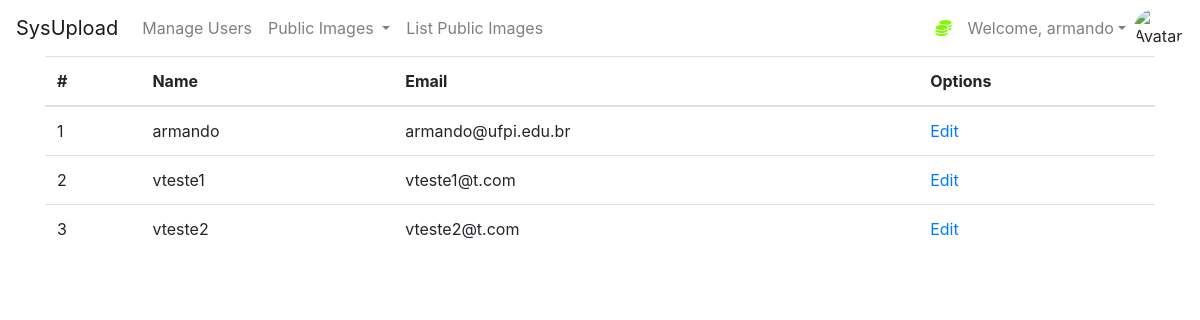
/myapp (signed in), run on the app's committed database.
### myapp/dao.py (models this page shows, shortened)
class User(db.Model, UserMixin):
    id = db.Column(db.Integer(), primary_key=True)
    username = db.Column(db.String(length=30), nullable=False, unique=True)
    email_address = db.Column(db.String(length=50), nullable=False, unique=True)
    password_hash = db.Column(db.String(length=60), nullable=False)
    my_files = db.relationship('File', secondary=user_files, backref='myfiles')
    @property
    def password(self):
        return self.password

### myapp/main.py (the view)
@app.route('/myapp')
@login_required
def myapp_page():
    usersCollection = Users()
    users = usersCollection.list_all_users()
    return render_template('user/myapp.html', users=users)

### myapp/dao.py (called while the page is built)
@login_manager.user_loader
def load_user(user_id):
    return User.query.get(int(user_id))

    def list_all_users(self):
        return User.query.all()

### myapp/templates/user/myapp.html (shortened to what this page needs)
{% extends 'base.html' %}
{% block content %}
<div class="container">
  <div class="table-responsive">
    <table class="table table-hover">
      <thead>
        <tr>
          <th>#</th>
          <th>Name</th>
          <th>Email</th>
          <th>Options</th>
        </tr>
      </thead>
      <tbody>
        {% for user in users %}
        <tr>
          <td>{{ loop.index }}</td>
          <td>{{ user.username }}</td>
          <td>{{ user.email_address}} </td>
          <td><a href="{{ url_for('edit_user', id=user.id) }}">Edit</a></td>
        </tr>
        {% endfor %}
      </tbody>
    </table>
  </div>
</div>
{% endblock %}

### myapp/templates/base.html (shortened to what this page needs)
<!doctype html>
<html lang="en">
   <head>
      <link rel="stylesheet" href="https://cdn.jsdelivr.net/npm/bootstrap@4.5.3/dist/css/bootstrap.min.css">
   </head>
   <body>
    <nav class="navbar navbar-expand-md navbar-light">
      <a class="navbar-brand" href="{{ url_for('dashboard_page') }} ">SysUpload</a>
      <div class="collapse navbar-collapse" id="navbarNav">
          {% if current_user.is_authenticated %}
            <ul class="navbar-nav mr-auto">
                <li class="nav-item">
                     <a class="nav-link" href="{{ url_for('pagination_page') }}">Manage Users</a>
                </li>
                <li class="nav-item dropdown">
                    <a class="nav-link dropdown-toggle" href="#" id="navbardrop1" data-toggle="dropdown">
                    Public Images
                    </a>
                </li>
                <li class="nav-item">
                    <a class="nav-link" href="{{ url_for('pagination_list_files_page') }}">List Public Images</a>
                </li>
            </ul>
            <ul class="navbar-nav">
                <li class="nav-item">
                    <a class="nav-link" style="color: lawngreen; font-weight: bold">
                        <i class="fas fa-coins"></i>
                    </a>
                </li>
                <li class="nav-item dropdown">
                    <a class="nav-link dropdown-toggle" href="#" id="navbardropprofile" data-toggle="dropdown">Welcome, {{ current_user.username }}</a>
                </li>
                <img src="{{ url_for('static', filename='img/anonymous2.png') }}" class="rounded-circle" style="width: 50px;" alt="Avatar">
            </ul>
          {% endif %}
      </div>
    </nav>
      {% block content %}
      {% endblock %}
   </body>
</html>

### data on the page
User: username "armando", email_address "armando@ufpi.edu.br"
User: username "vteste1", email_address "vteste1@t.com"
User: username "vteste2", email_address "vteste2@t.com"
